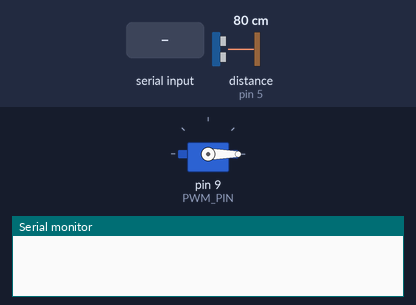
Simulated run of this sketch. Board: Arduino Uno, built with avr-gcc and run on an emulated ATmega328P. Parts: servo, the last lines printed to the serial monitor. The inputs (shaded band) are chosen by the test bench; at power-on: distance to the obstacle (sensor on pin 5) 80 cm. The echo pulse lasts 58.3 µs per cm.

Above: at 3.2 s.
3.3 s: "1" received over Serial
At 5.6 s:
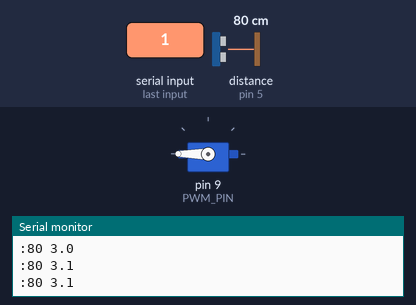
6.3 s: "0" received over Serial
At 6.48 s:
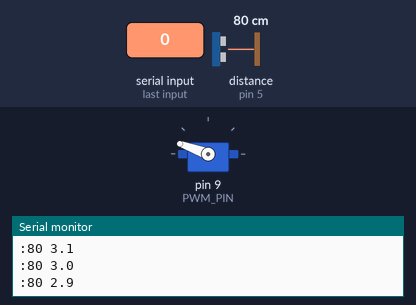
9.3 s: "2" received over Serial
At 9.48 s:
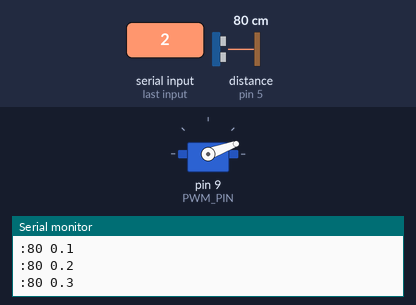
Timing chart, 0 to 12.8 s (numbered marks = the images above; inputs shaded):
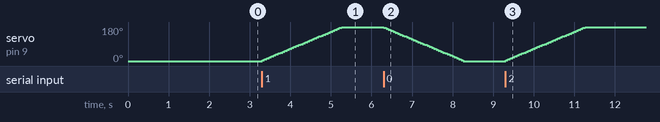

The sketch:

main.ino
```cpp
#include <Servo.h>
#define trigPin 6
#define echoPin 5
#define PWM_PIN 9

uint16_t DisCM()
{
    digitalWrite(trigPin, LOW);
    delayMicroseconds(2);
    digitalWrite(trigPin, HIGH);
    delayMicroseconds(10);
    digitalWrite(trigPin, LOW);

    return (pulseIn(echoPin, HIGH) / 58);
}

Servo Serw;
int16_t Position = 0, Change = 5, DelayedTimeMs = 50;
float Radians = 0;
uint8_t flag = 0;
int cm_value = 0;
float Xl, Yl;

void setup()
{
    // Initialazing serial port baud rate
    Serial.begin(9600);

    // Initialazing servo motor
    Serw.attach(PWM_PIN);
    Serw.write(Position);

    // Initialazing ultrasonic sensor HC-SR04
    pinMode(trigPin, OUTPUT); // Trig pin - input of sensor
    pinMode(echoPin, INPUT);  // Echo pin - output of sensor
    delay(2000);
}

void loop()
{
    if (Serial.available() > 0)
    {
        Serial.read();
        while (Position <= 180 && Position >= 0)
        {

            // Measure distance
            cm_value = DisCM();

            // Calculate coordinates
            Radians = Position * PI / 180;
            Xl = (double)cm_value * cos(Radians);
            Yl = (double)cm_value * sin(Radians);

            // send result in data frame ":L R\n" from proximity sensor
            Serial.print(":");         // Start of frame
            Serial.print(cm_value, 1); // L - length value
            Serial.print(" ");         // Gap between values
            // send radians of servo value
            Serial.print(Radians, 1); // R - radian value
            Serial.println();

            // Change servo motor position
            switch (flag)
            {
            case 0:
                Position += Change;
                Serw.write(Position);
                delay(DelayedTimeMs);
                break;
            case 1:
                Position -= Change;
                Serw.write(Position);
                delay(DelayedTimeMs);
                break;
            default:
                break;
            }
        }
        // Change direction of servo motor flag
        if (Position >= 180)
        {
            flag = 1;
            Position = 180;
            Serw.write(Position);
        }
        else if (Position <= 0)
        {
            flag = 0;
            Position = 0;
            Serw.write(Position);
        }
    }
}
```

Measured:
- after the input at 3.3 s, servo on pin 9 (PWM_PIN): moves from 0° to 180° over 2.0 s, starting at once
- after the input at 6.3 s, servo on pin 9 (PWM_PIN): moves from 180° to 0° over 2.0 s, starting at once
- after the input at 9.3 s, servo on pin 9 (PWM_PIN): moves from 0° to 180° over 2.0 s, starting at once
